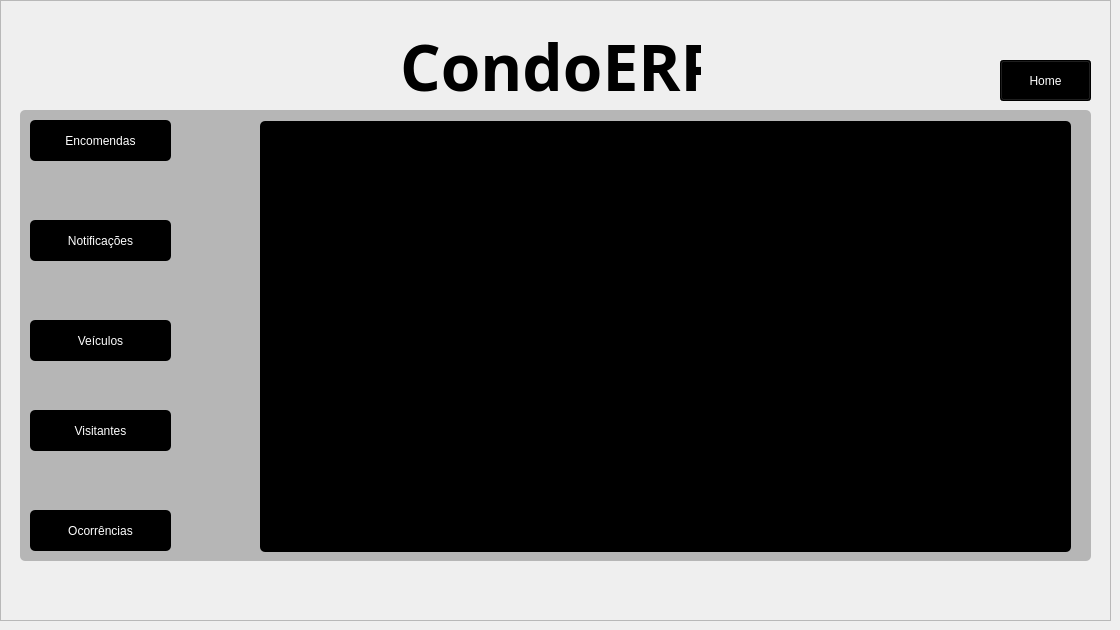
    <widget class="QWidget" name="page_7">
     <widget class="QFrame" name="frame_14">
      <property name="geometry">
       <rect>
        <x>0</x>
        <y>0</y>
        <width>1111</width>
        <height>621</height>
       </rect>
      </property>
      <property name="frameShape">
       <enum>QFrame::Shape::StyledPanel</enum>
      </property>
      <property name="frameShadow">
       <enum>QFrame::Shadow::Raised</enum>
      </property>
      <widget class="QLabel" name="label_8">
       <property name="geometry">
        <rect>
         <x>400</x>
         <y>30</y>
         <width>301</width>
         <height>71</height>
        </rect>
       </property>
       <property name="font">
        <font>
         <family>Bahnschrift SemiBold</family>
         <pointsize>48</pointsize>
         <bold>true</bold>
        </font>
       </property>
       <property name="text">
        <string>CondoERP</string>
       </property>
      </widget>
      <widget class="QFrame" name="frame_15">
       <property name="geometry">
        <rect>
         <x>20</x>
         <y>110</y>
         <width>1071</width>
         <height>451</height>
        </rect>
       </property>
       <property name="styleSheet">
        <string notr="true">background-color: rgb(182, 182, 182);
color: black;
border-radius: 5px;</string>
       </property>
       <property name="frameShape">
        <enum>QFrame::Shape::StyledPanel</enum>
       </property>
       <property name="frameShadow">
        <enum>QFrame::Shadow::Raised</enum>
       </property>
       <widget class="QPushButton" name="pushNotificacoes_7">
        <property name="geometry">
         <rect>
          <x>10</x>
          <y>110</y>
          <width>141</width>
          <height>41</height>
         </rect>
        </property>
        <property name="styleSheet">
         <string notr="true">background-color: black;
color: white;</string>
        </property>
        <property name="text">
         <string>Notificações</string>
        </property>
       </widget>
       <widget class="QPushButton" name="pushVeiculos_7">
        <property name="geometry">
         <rect>
          <x>10</x>
          <y>210</y>
          <width>141</width>
          <height>41</height>
         </rect>
        </property>
        <property name="styleSheet">
         <string notr="true">background-color: black;
color: white;</string>
        </property>
        <property name="text">
         <string>Veículos</string>
        </property>
       </widget>
       <widget class="QTableView" name="tableView_6">
        <property name="geometry">
         <rect>
          <x>240</x>
          <y>11</y>
          <width>811</width>
          <height>431</height>
         </rect>
        </property>
        <property name="styleSheet">
         <string notr="true">background-color: black;
color: white;</string>
        </property>
       </widget>
       <widget class="QPushButton" name="pushEncomendas_7">
        <property name="geometry">
         <rect>
          <x>10</x>
          <y>10</y>
          <width>141</width>
          <height>41</height>
         </rect>
        </property>
        <property name="styleSheet">
         <string notr="true">background-color: black;
color: white;</string>
        </property>
        <property name="text">
         <string>Encomendas</string>
        </property>
       </widget>
       <widget class="QPushButton" name="pushVisitantes_7">
        <property name="geometry">
         <rect>
          <x>10</x>
          <y>300</y>
          <width>141</width>
          <height>41</height>
         </rect>
        </property>
        <property name="styleSheet">
         <string notr="true">background-color: black;
color: white;</string>
        </property>
        <property name="text">
         <string>Visitantes</string>
        </property>
       </widget>
       <widget class="QPushButton" name="pushOcorrencias_7">
        <property name="geometry">
         <rect>
          <x>10</x>
          <y>400</y>
          <width>141</width>
          <height>41</height>
         </rect>
        </property>
        <property name="styleSheet">
         <string notr="true">background-color: black;
color: white;</string>
        </property>
        <property name="text">
         <string>Ocorrências</string>
        </property>
       </widget>
      </widget>
      <widget class="QPushButton" name="pushHome_7">
       <property name="geometry">
        <rect>
         <x>1000</x>
         <y>60</y>
         <width>91</width>
         <height>41</height>
        </rect>
       </property>
       <property name="styleSheet">
        <string notr="true">background-color: black;
color: white;</string>
       </property>
       <property name="text">
        <string>Home</string>
       </property>
      </widget>
     </widget>
    </widget>
